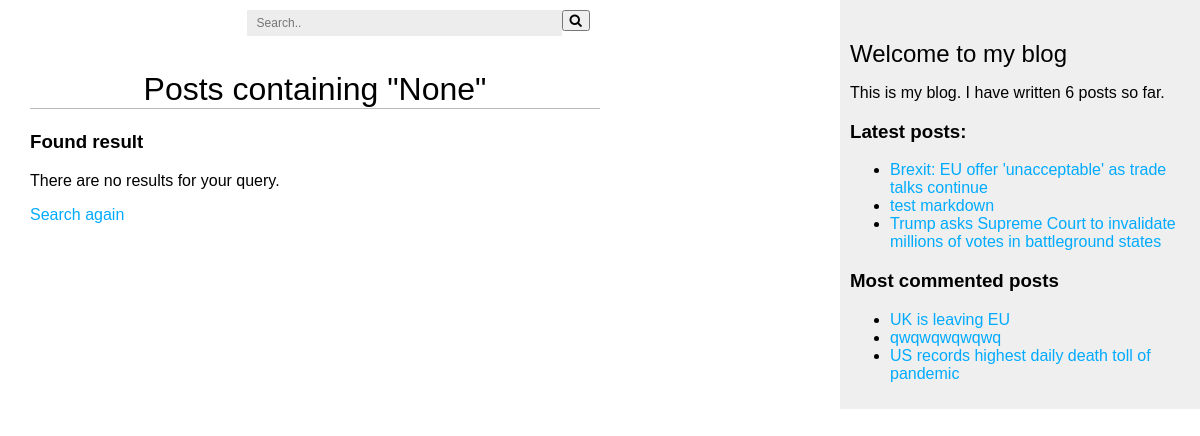
The app's page /blog/search/ with its own data.
### blog/models.py (models this page shows, shortened)
class Post(models.Model):
    STATUS_CHOICES = (
        ("draft", "Draft"),
        ("published", "Published"),
    )
    title = models.CharField(max_length=250)
    slug = models.SlugField(max_length=250, unique_for_date="publish")
    author = models.ForeignKey(
        User, on_delete=models.CASCADE, related_name="blog_posts"
    )
    body = models.TextField()
    publish = models.DateTimeField(default=timezone.now)
    created = models.DateTimeField(auto_now_add=True)
    updated = models.DateTimeField(auto_now=True)
    status = models.CharField(max_length=10, choices=STATUS_CHOICES, default="draft")
    objects = models.Manager()
    published = PublishedManager()
    tags = TaggableManager()
    def get_absolute_url(self):
        return reverse(
            "blog:post_detail",
            args=[self.publish.year, self.publish.month, self.publish.day, self.slug],
        )
    class Meta:
        ordering = ("-publish",)

### blog/views.py (the view)
# urls.py: path("search/", views.post_search, name="post_search"),
def post_search(request):
    q = None
    results = []
    if "q" in request.POST:
        q = request.POST.get("q")
        results = PostDocument.search().query(
            "multi_match", query=q, fields=["title", "body"]
        )[0:25]
        results = results.to_queryset()
    return render(request, "blog/post/search.html", {"q": q, "results": results})

### blog/models.py (called while the page is built)
    def get_queryset(self):
        return super().get_queryset().filter(status="published")

### blog/templatetags/blog_tags.py (called while the page is built)
@register.simple_tag
def total_posts():
    return Post.published.count()

@register.inclusion_tag("blog/post/latest_posts.html")
def show_latest_posts(count=5):
    lastest_posts = Post.published.order_by("-publish")[:count]
    return {"latest_posts": lastest_posts}

@register.simple_tag
def get_most_commented_posts(count=5):
    return Post.published.annotate(total_comments=Count("comments")).order_by(
        "-total_comments"
    )[:count]

### blog/templates/blog/post/search.html (shortened to what this page needs)
{% extends "blog/base.html" %}
{% load blog_tags %}
{% block content %}
    <h1>Posts containing "{{ q }}"</h1>
    <h3>
      {% with results.count as total_results %}
        Found {{ total_results }} result{{ total_results|pluralize }}
      {% endwith %}
    </h3>
    {% for post in results %}
      <h4><a href="{{ post.get_absolute_url }}">{{ post.title }}</a></h4>
      {{ post.body|markdown|truncatewords_html:5 }}
    {% empty %}
      <p>There are no results for your query.</p>
    {% endfor %}
    <p><a href="{% url "blog:post_search" %}">Search again</a></p>
{% endblock %}

### blog/templates/blog/base.html (shortened to what this page needs)
{% load blog_tags %}
{% load static %}
<!DOCTYPE html>
<html>
<head>
  <link rel="stylesheet" href="https://cdnjs.cloudflare.com/ajax/libs/font-awesome/4.7.0/css/font-awesome.min.css">
  <link href="{% static "css/blog.css" %}" rel="stylesheet">
</head>
<body>
  <div id="content">
    <div id="search-box">
    <form action="{% url  "blog:post_search" %}" method="POST">
      <input type="text" placeholder="Search.." name="q" size="40">
      <button type="submit"><i class="fa fa-search"></i></button>
    </form>
  </div>
    {% block content %}
    {% endblock %}
  </div>
  <div id="sidebar">
    <h2>Welcome to my blog</h2>
    <p> This is my blog. I have written {% total_posts %} posts so far. </p>
    <h3>Latest posts:</h3>
    {% show_latest_posts 3 %}
    <h3>Most commented posts</h3>
    {% get_most_commented_posts 3 as most_commented_posts %}
    <ul>
      {% for post in most_commented_posts %}
        <li>
          <a href="{{ post.get_absolute_url }}">{{ post.title }}</a>
        </li>
      {% endfor %}
    </ul>
  </div>
</body>
</html>

### blog/templates/blog/post/latest_posts.html
<ul>
    {% for post in latest_posts %}
      <li>
        <a href="{{ post.get_absolute_url }}">{{ post.title }}</a>
      </li>
    {% endfor %}
  </ul>

### blog/static/css/blog.css (style rules this page uses)
body { margin:0; padding:0; font-family:helvetica, sans-serif; }
a { color:#00abff; text-decoration:none; }
h1 { font-weight:normal; border-bottom:1px solid #bbb; text-align: center; padding-top: 50px; }
h2 { font-weight:normal; margin:30px 0 0; }
#content { float:left; width:50%; padding:0 0 0 30px; }
#sidebar { float:right; width:30%; padding:10px; background:#efefef; height:100%; }
#search-box { float: right; padding: 10px; }
input, textarea { clear:both; float:left; margin:0 0 10px; background:#ededed; border:0; padding:6px 10px; font-size:12px; }
* { box-sizing: border-box; }

### records on screen
Post: title "Brexit: EU offer 'unacceptable' as trade talks continue"
Post: title "test markdown"
Post: title "Trump asks Supreme Court to invalidate millions of votes in battleground states"
Post: title "UK is leaving EU"
Post: title "qwqwqwqwqwq"
Post: title "US records highest daily death toll of pandemic"

### other values on screen
{{ q }} "None"
